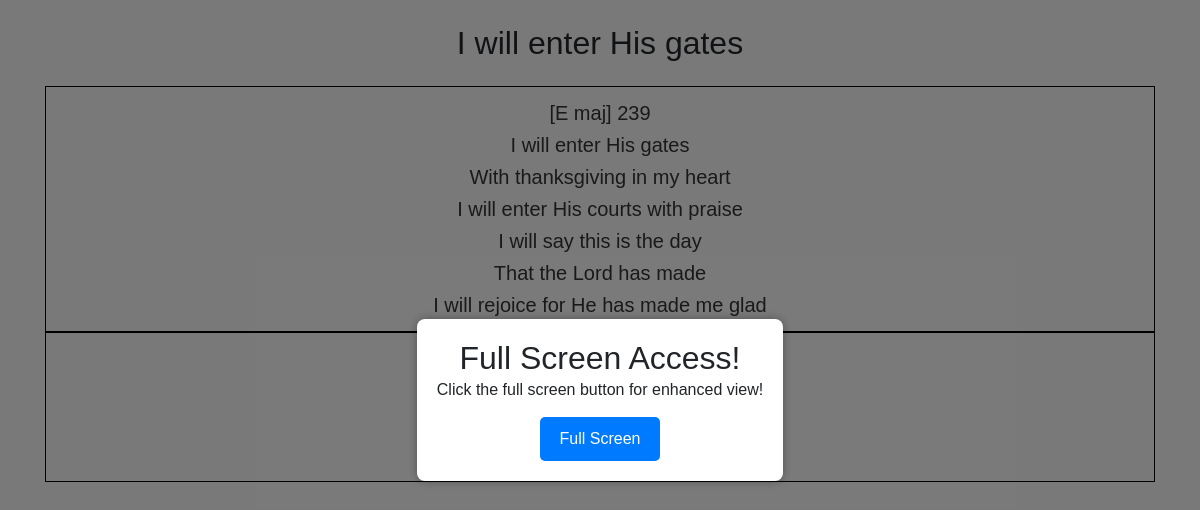
Page /song/248 on the earlier database version.
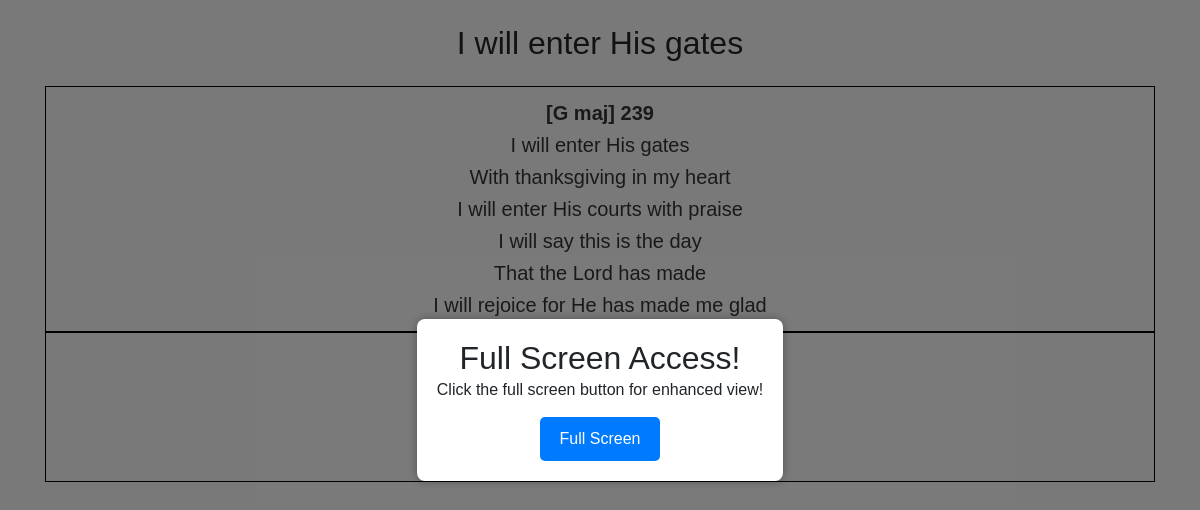
Same page on the later database version.
### tables this page shows
CREATE TABLE songs (
            id INTEGER PRIMARY KEY AUTOINCREMENT,
            title TEXT,
            alternate_title TEXT,
            lyrics TEXT,
            transliteration TEXT,
            chord TEXT,
            search_title TEXT,
            search_lyrics TEXT,
            youtube_link TEXT,
            create_date TEXT,
            modified_date TEXT,
            username TEXT,
            FOREIGN KEY (username) REFERENCES users(username)
        );

### server.py (the view)
@app.route('/song/<id>')
def song(id):
    try:
        conn = sqlite3.connect(DATABASE)
        cursor = conn.cursor()
        cursor.execute(
            'SELECT lyrics, transliteration, chord, title, youtube_link FROM songs WHERE id = ?', (int(id),))
        row = cursor.fetchone()
        conn.close()
        lyrics = song_view(row[0], row[1], row[2])
    except:
        conn.close()
        return "Song Not Available!"
    return render_template("song_viewer.html", lyrics=lyrics, song_title=row[3], link=row[4])

### server.py (called while the page is built, shortened)
def song_view(lyrics, transliteration_lyrics, chord):
    if transliteration_lyrics == "" or transliteration_lyrics == None or transliteration_lyrics == "None":
        paragraphs = re.split(r'\r?\n|\r', lyrics)
        para_count = 1
        if chord == None or chord == "None":
            chord = ''
        else:
            chord = "<span id='chord' style='font-weight:bold;'>" + \
                chord + "</span><br>"
        formatted_song = f"<p id={para_count} style='border: 1px solid black;padding: 10px;'>{chord}"
        for paragraph in paragraphs:
            if paragraph == "":
                para_count += 1
                formatted_song += f"</p><p id={para_count} style='border: 1px solid black;padding: 10px;'>"
            else:
                formatted_song += f'{paragraph}<br>'
    return formatted_song

### templates/song_viewer.html (shortened to what this page needs)
<!DOCTYPE html>
<html lang="en">
<head>
    <link rel="stylesheet" href="https://cdn.jsdelivr.net/npm/bootstrap@4.5.3/dist/css/bootstrap.min.css">
</head>
<body>
    <div class="overlay" id="overlay">
        <div class="popup-card" id="popupCard">
            <h2>Full Screen Access!</h2>
            <p>Click the full screen button for enhanced view!</p>
            <button onclick="full()">Full Screen</button>
        </div>
    </div>
    <div class="container" id="container">
        <br>
        <center>
            <h2>{{song_title}}</h2>
        </center>
        <br>
        <div class="song-lyrics">
            <center>{{lyrics | safe}}</center>
        </div>
    </div>
    <br>
</body>
</html>

### templates/song_viewer.html (style rules this page uses)
.overlay { display: none; position: fixed; top: 0; left: 0; width: 100%; height: 100%; background-color: rgba(0, 0, 0, 0.5); justify-content: center; align-items: center; }
.popup-card { background-color: white; padding: 20px; border-radius: 8px; box-shadow: 0 0 10px rgba(0, 0, 0, 0.3); text-align: center; }
button { padding: 10px 20px; background-color: #007bff; color: white; border: none; border-radius: 5px; cursor: pointer; margin-top: 15px; }
body, h1, h2, p { margin: 0; padding: 0; }
body { font-family: Arial, sans-serif; background-color: #f4f4f4; }
.song-lyrics { color: #333; line-height: 1.6; font-size: 20px; }
.container { overflow-y: auto; }

Differences in the rows shown:
changed songs "I will enter His gates": title "[E maj] 239 I will…" → "[G maj] 239 I will…"
